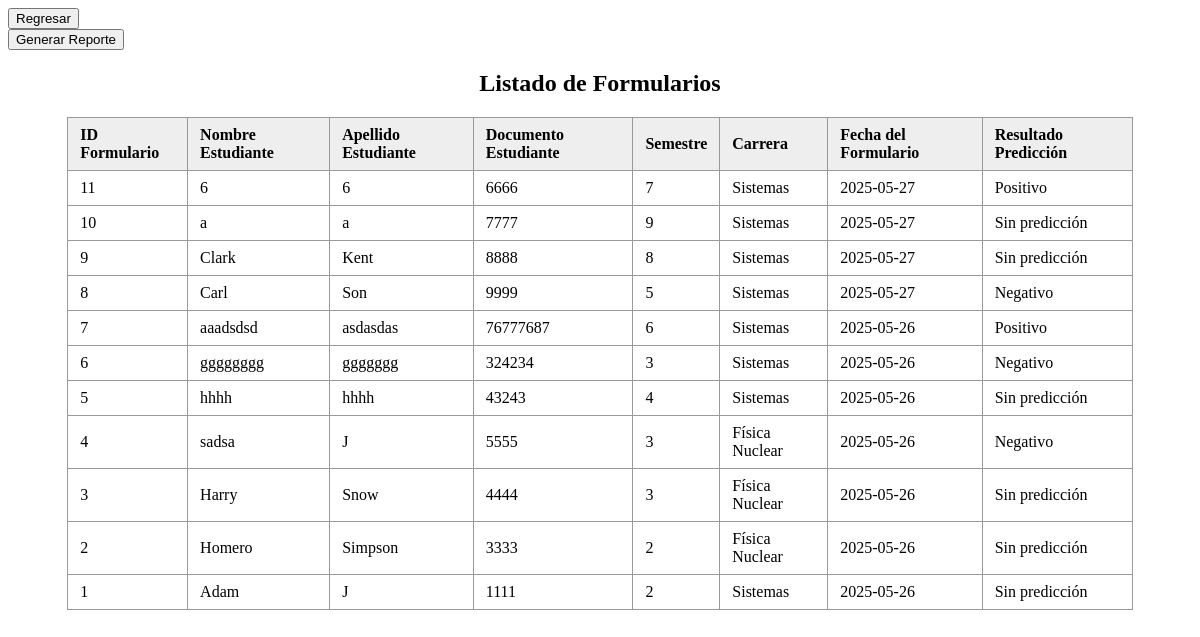
Page /php/listar_formularios.php on the committed database.
### tables this page shows
CREATE TABLE `formulario` (
  `id` int(11) NOT NULL,
  `tuiton_fees_up_to_date` tinyint(4) NOT NULL,
  `international` tinyint(4) NOT NULL,
  `curricular_units_2nd_str_approved` int(11) NOT NULL,
  `curricular_units_2nd_str_enrolled` int(11) NOT NULL,
  `debtor` tinyint(4) NOT NULL,
  `scholarship_holder` tinyint(4) NOT NULL,
  `curricular_units_1st_str_approved` int(11) NOT NULL,
  `displaced` tinyint(4) NOT NULL,
  `fecha` date NOT NULL,
  `estudiante_id` int(11) DEFAULT NULL
);

CREATE TABLE `estudiante` (
  `id` int(11) NOT NULL,
  `nombre` varchar(45) NOT NULL,
  `apellido` varchar(45) NOT NULL,
  `carrera` varchar(45) NOT NULL,
  `semestre` int(11) NOT NULL,
  `documento` varchar(45) NOT NULL
);

CREATE TABLE `alerta` (
  `id` int(11) NOT NULL,
  `formulario_id` int(11) NOT NULL,
  `resultado_prediccion` tinyint(4) DEFAULT NULL
);

### php/listar_formularios.php (the view, shortened to what this page needs)
<?php
$host = "localhost";
$dbname = "mydb";
$username = "root";
$password = "";
$conn = new mysqli($host, $username, $password, $dbname);
$sql = "SELECT
            f.id AS formulario_id,
            e.nombre AS estudiante_nombre,
            e.apellido AS estudiante_apellido,
            e.documento AS estudiante_documento,
            e.semestre AS estudiante_semestre, /* Agregado: Semestre del estudiante */
            e.carrera AS estudiante_carrera,   /* Agregado: Carrera del estudiante */
            f.fecha AS fecha_formulario,
            a.resultado_prediccion
        FROM formulario f
        LEFT JOIN estudiante e ON f.estudiante_id = e.id
        LEFT JOIN alerta a ON a.formulario_id = f.id
        ORDER BY f.fecha DESC";
$result = $conn->query($sql);
?>
<!DOCTYPE html>
<html lang="es">
<head>
</head>
<body>
    <form action="dashboard.php" method="get">
        <button type="submit">Regresar</button>
    </form>
    <form action="generar_reporte.php" method="get">
        <button type="submit">Generar Reporte</button>
    </form>
    <h2 style="text-align:center;">Listado de Formularios</h2>
    <table>
        <thead>
            <tr>
                <th>ID Formulario</th>
                <th>Nombre Estudiante</th>
                <th>Apellido Estudiante</th>
                <th>Documento Estudiante</th>
                <th>Semestre</th> <th>Carrera</th>  <th>Fecha del Formulario</th>
                <th>Resultado Predicción</th>
            </tr>
        </thead>
        <tbody>
            <?php
            if ($result && $result->num_rows > 0) {
                while($row = $result->fetch_assoc()) {
                    $resultado = isset($row['resultado_prediccion']) ?
                        ($row['resultado_prediccion'] == 1 ? 'Positivo' : 'Negativo') : 'Sin predicción';
                    echo "<tr>";
                    echo "<td>" . htmlspecialchars($row['formulario_id']) . "</td>";
                    echo "<td>" . htmlspecialchars($row['estudiante_nombre']) . "</td>";
                    echo "<td>" . htmlspecialchars($row['estudiante_apellido']) . "</td>";
                    echo "<td>" . htmlspecialchars($row['estudiante_documento']) . "</td>";
                    echo "<td>" . htmlspecialchars($row['estudiante_semestre']) . "</td>";
                    echo "<td>" . htmlspecialchars($row['estudiante_carrera']) . "</td>";
                    echo "<td>" . htmlspecialchars($row['fecha_formulario']) . "</td>";
                    echo "<td>" . $resultado . "</td>";
                    echo "</tr>";
                }
            } else {
                echo "<tr><td colspan='8' style='text-align:center;'>No hay formularios registrados.</td></tr>";
            }
            ?>
        </tbody>
    </table>
</body>
</html>

### php/listar_formularios.php (style rules this page uses)
table { border-collapse: collapse; width: 90%; margin: 20px auto; }
th, td { border: 1px solid #999; padding: 8px 12px; text-align: left; }
th { background-color: #eee; }

### rows in the picture
formulario: id "11", estudiante.nombre "6", estudiante.apellido "6", estudiante.documento "6666", estudiante.semestre "7", estudiante.carrera "Sistemas", fecha "2025-05-27", alerta.resultado_prediccion "Positivo"
formulario: id "10", estudiante.nombre "a", estudiante.apellido "a", estudiante.documento "7777", estudiante.semestre "9", estudiante.carrera "Sistemas", fecha "2025-05-27", resultado "Sin predicción"
formulario: id "9", estudiante.nombre "Clark", estudiante.apellido "Kent", estudiante.documento "8888", estudiante.semestre "8", estudiante.carrera "Sistemas", fecha "2025-05-27", resultado "Sin predicción"
formulario: id "8", estudiante.nombre "Carl", estudiante.apellido "Son", estudiante.documento "9999", estudiante.semestre "5", estudiante.carrera "Sistemas", fecha "2025-05-27", alerta.resultado_prediccion "Negativo"
formulario: id "7", estudiante.nombre "aaadsdsd", estudiante.apellido "asdasdas", estudiante.documento "76777687", estudiante.semestre "6", estudiante.carrera "Sistemas", fecha "2025-05-26", alerta.resultado_prediccion "Positivo"
formulario: id "6", estudiante.nombre "gggggggg", estudiante.apellido "ggggggg", estudiante.documento "324234", estudiante.semestre "3", estudiante.carrera "Sistemas", fecha "2025-05-26", alerta.resultado_prediccion "Negativo"
formulario: id "5", estudiante.nombre "hhhh", estudiante.apellido "hhhh", estudiante.documento "43243", estudiante.semestre "4", estudiante.carrera "Sistemas", fecha "2025-05-26", resultado "Sin predicción"
formulario: id "4", estudiante.nombre "sadsa", estudiante.apellido "J", estudiante.documento "5555", estudiante.semestre "3", estudiante.carrera "Física Nuclear", fecha "2025-05-26", alerta.resultado_prediccion "Negativo"
formulario: id "3", estudiante.nombre "Harry", estudiante.apellido "Snow", estudiante.documento "4444", estudiante.semestre "3", estudiante.carrera "Física Nuclear", fecha "2025-05-26", resultado "Sin predicción"
formulario: id "2", estudiante.nombre "Homero", estudiante.apellido "Simpson", estudiante.documento "3333", estudiante.semestre "2", estudiante.carrera "Física Nuclear", fecha "2025-05-26", alerta.resultado_prediccion "Sin predicción"
formulario: id "1", estudiante.nombre "Adam", estudiante.apellido "J", estudiante.documento "1111", estudiante.semestre "2", estudiante.carrera "Sistemas", fecha "2025-05-26", alerta.resultado_prediccion "Sin predicción"
